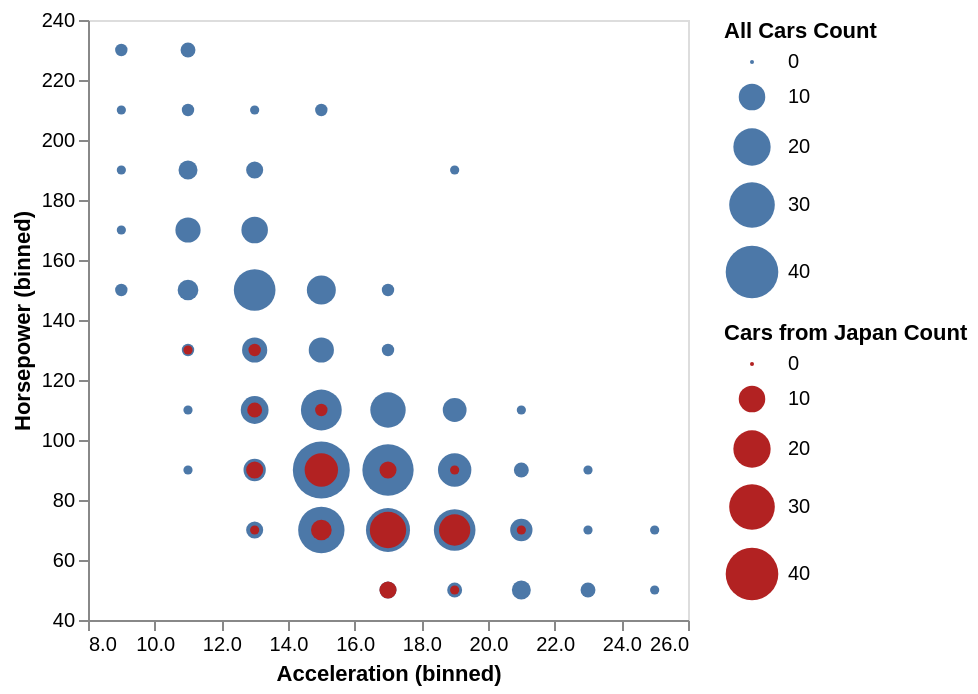

Here is the Vega-Lite specification saved for this chart:
### Vega-Lite specification from a JSON file in a GitHub repository (floating-point values rounded to 4 significant figures; data arrays with more than 128 entries replaced by an {"elided": "..."} marker saying what was removed)
{"description": "Cars from Japan compared to all cars. Demonstrates independent legends in layers.", "data": {"values": {"elided": "406 records"}}, "layer": [{"mark": "circle", "encoding": {"x": {"bin": true, "field": "Acceleration", "type": "quantitative"}, "y": {"bin": true, "field": "Horsepower", "type": "quantitative"}, "size": {"aggregate": "count", "type": "quantitative", "title": "All Cars Count"}}}, {"transform": [{"filter": "datum.Origin === 'Japan'"}], "mark": "circle", "encoding": {"x": {"bin": true, "field": "Acceleration", "type": "quantitative"}, "y": {"bin": true, "field": "Horsepower", "type": "quantitative"}, "size": {"aggregate": "count", "type": "quantitative", "title": "Cars from Japan Count"}, "color": {"value": "firebrick"}}}], "resolve": {"legend": {"size": "independent"}}}
